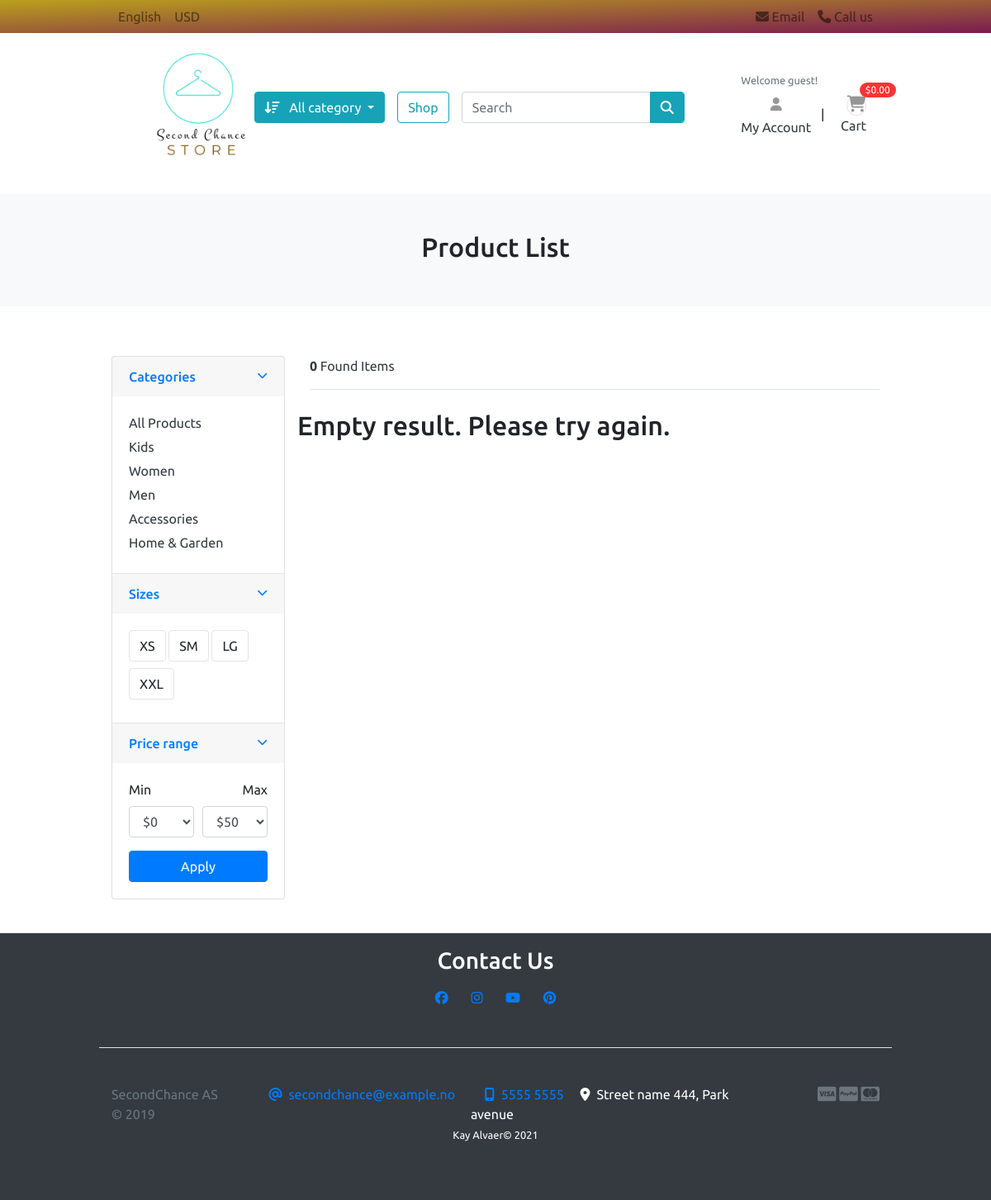
/stock/women/, run on an earlier commit of the app's database.
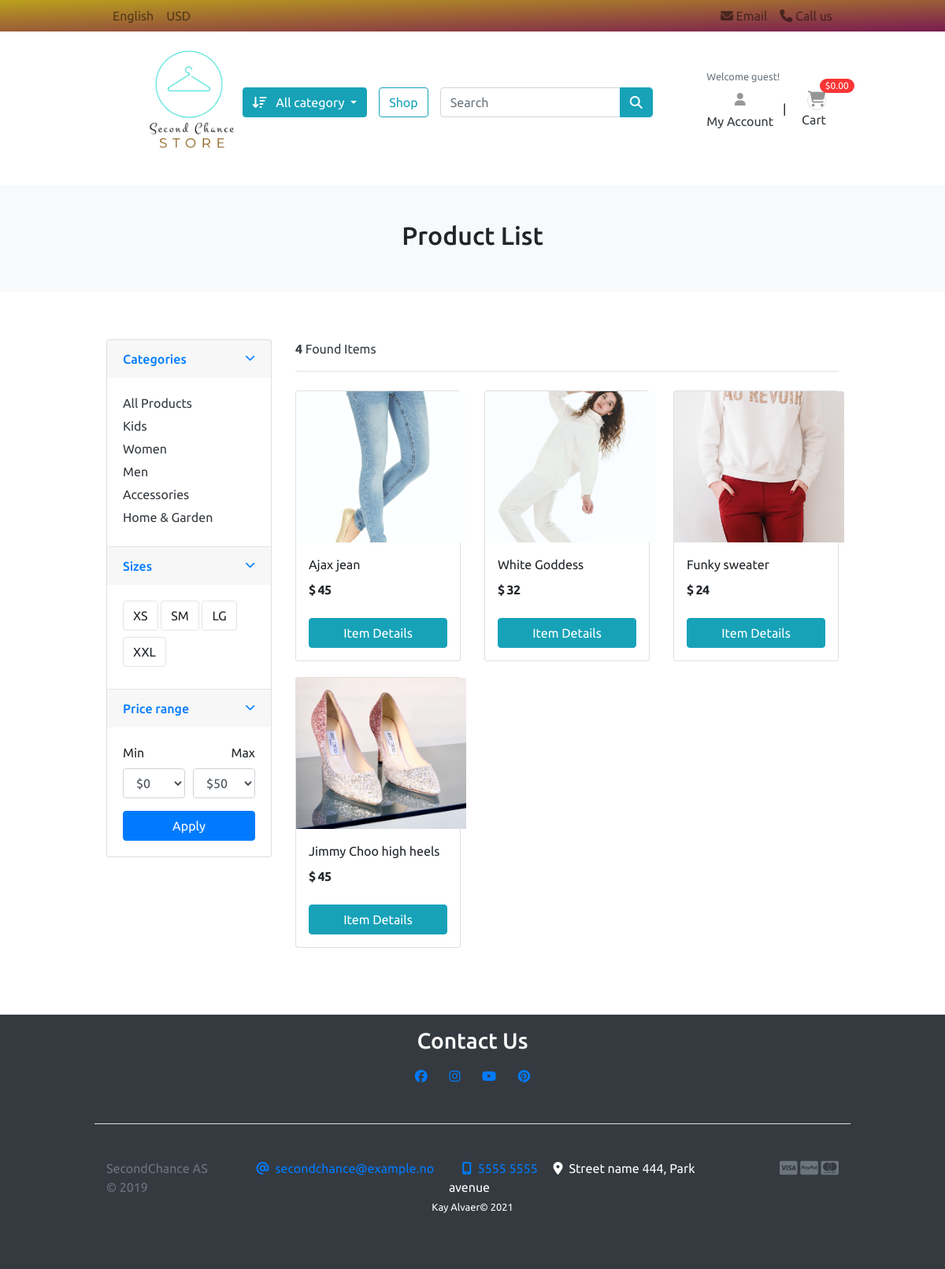
And on a later commit of the database.
### category/models.py (models this page shows, shortened)
class Category(models.Model):
    category_name = models.CharField(max_length=50, unique=True)
    slug = models.SlugField(max_length=100, unique=True)
    description = models.TextField(max_length=255, blank=True)
    image_url = models.URLField(
        max_length=2000, null=True, blank=True)
    image = models.ImageField(upload_to='photos/categories', null=True, blank=True)
    class Meta:
        verbose_name = 'category'
        verbose_name_plural = 'categories'
    def get_urlcategory(self):
        return reverse('products_in_category', args=[self.slug])

### stock/models.py (models this page shows, shortened)
class Product(models.Model):
    product_name    = models.CharField(max_length=200, unique=True)
    slug            = models.SlugField(max_length=200, unique=True)
    description     = models.TextField(max_length=500, blank=True)
    price           = models.IntegerField()
    images          = models.ImageField(upload_to='photos/products')
    stock           = models.IntegerField()
    is_available    = models.BooleanField(default=True)
    category        = models.ForeignKey(Category, on_delete=models.CASCADE)
    created_date    = models.DateTimeField(auto_now_add=True)
    modified_date   = models.DateTimeField(auto_now=True)
    def get_url(self):
        return reverse('product_info', args=[self.category.slug, self.slug])

### stock/views.py (the view)
# urls.py: path('stock/', include('stock.urls')),
def stock(request, category_slug=None):
    categories = None
    products = None
    if category_slug != None:
        categories = get_object_or_404(Category, slug=category_slug)
        products = Product.objects.filter(category=categories, is_available=True)
        product_count = products.count()
    else:
        products = Product.objects.all().filter(is_available=True)
        product_count = products.count()
    context = {
        'products': products,
        'product_count' : product_count,
    }
    return render(request, 'stock/stock.html', context)

### category/context_processors.py (called while the page is built)
def category_links(request):
    links = Category.objects.all()
    return dict(links=links)

### templates/stock/stock.html (shortened to what the changed rows need)
{% extends 'base.html' %}
{% load static %}
{% block content %}
<section class="section-heading bg text-center">
    <div class="container">
        {% if 'search' in request.path %}
            <h2 class="title-page">Search Items</h2>
        {% else %}
            <h2 class="title-page">Product List</h2>
        {% endif %}
    </div>
</section>
<section class="section-info padding-y">
    <div class="container">
    <div class="row">
        <aside class="col-md-3">
            <div class="card">
                <article class="filter-group">
                    <div class="filter-content collapse show" id="collapse_1" style="">
                        <div class="card-body">
                            <ul class="list-menu">
                                {% for category in links %}
                                <li><a href="{{ category.get_urlcategory }}">{{ category.category_name }}</a></li>
                                {% endfor %}
                            </ul>
                        </div>
                    </div>
                </article>
            </div>
        </aside>
<main class="col-md-9">
    <header class="border-bottom mb-4 pb-3">
            <div class="form-inline">
                <span class="mr-md-auto text-dark"><b>{{ product_count }}</b> Found Items</span>
            </div>
    </header>
    <div class="row">
        {% if products %}
        {% for product in products %}
        <div class="col-md-4">
            <figure class="card card-item-grid">
                <div class="img-wrap">
                    <a href="{{ product.get_url }}"><img src="{{ product.images.url }}"></a>
                </div>
                <figcaption class="info-wrap m-3">
                    <div class="adjust-height">
                        <a href="{{ product.get_url }}" class="title">{{ product.product_name }}</a>
                        <div class="cost-wrap mt-2">
                            <span class="cost">$ {{ product.price }}</span>
                        </div>
                    </div>
                    <a href="{{ product.get_url }}" class="btn btn-block btn-info">Item Details </a>
                </figcaption>
            </figure>
        </div>
        {% endfor %}
        {% else %}
        <div>
            <h2>Empty result. Please try again.</h2>
        </div>
        {% endif %}
    </div>
        </main>
    </div>
    </div>
    </section>
    {% endblock %}

What changed in the data, as far as the page shows it:
added Product: images (picture), product_name "Ajax jean", price "45"
added Product: images (picture), product_name "White Goddess", price "32"
added Product: images (picture), product_name "Funky sweater", price "24"
added Product: images (picture), product_name "Jimmy Choo high heels", price "45"
Also different on the page:
{{ product_count }}: "0" → "4"
text no longer shown: "Empty result. Please try again."
